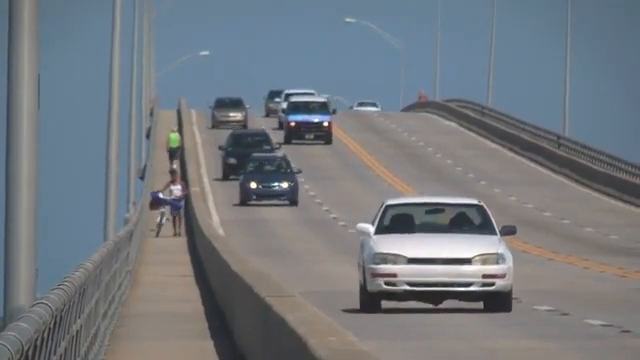
#> input picture frame 91 of Segmentations/Mean Shift segmentation/video.mp4, 640 x 360 px, given in place of highway.mp4, which was not available
$ python model.py
#> lines starting #> are read from the running program, lines starting #| are printed output that depends on the picture; after the words box and inside, x2 and y2 are one past the last pixel; in counts of white or black regions, pixels touching at a corner belong together; pictures that were not available may be replaced by others from this repository, and a replacement may not be noted
import cv2
import os


# ============================== Segment images using background subtraction ==============================

'''
Background subtraction is a method to separate foreground from background based on the change in pixel values.
MAth formula:
    I(x, y, t) = I(x, y, t) - I(x, y, t-1)
    where I(x, y, t) is the pixel value at location (x, y) and t is the current frame.
    t-1 is the previous frame.
'''

# Read video
cap = cv2.VideoCapture('./highway.mp4')

# read the first frame
_ , first_frame = cap.read()
#> first_frame is the input picture: shape (360, 640, 3); mean B, G, R 127.2, 121, 115.4

# Convert to grayscale
prev_gray = cv2.cvtColor(first_frame, cv2.COLOR_BGR2GRAY)
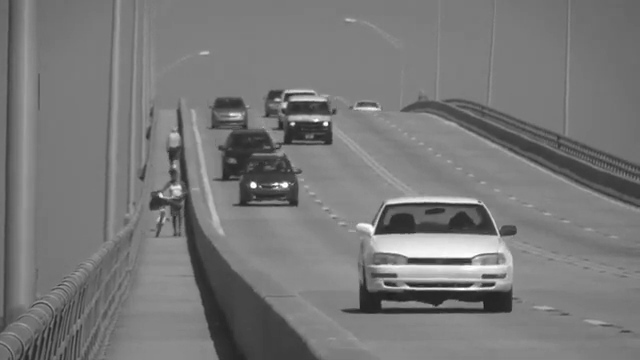
#> prev_gray: shape (360, 640); min 26, max 255, mean 120.1

# apply Gaussian blur to the image to remove noise and for better accuracy
prev_gray = cv2.GaussianBlur(prev_gray, (5, 5), 0) # (5, 5) is the kernel size and 0 is the standard deviation: is the measure of how spread out numbers are.


while True:
    # read the next frame
    ret , frame = cap.read() # ret is a boolean variable that returns true if the frame is available.
    if not ret:
        break

    # convert the frame to grayscale
    gray = cv2.cvtColor(frame, cv2.COLOR_BGR2GRAY)

    # apply Gaussian blur to the image to remove noise and for better accuracy
    gray = cv2.GaussianBlur(gray, (5, 5), 0)

    # calculate the difference between the current frame and the previous frame
    difference = cv2.absdiff(prev_gray, gray)
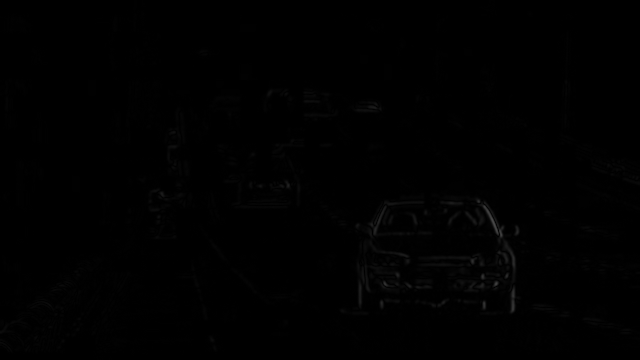
#> difference: shape (360, 640); min 0, max 73, mean 0.7

    # calculate the threshold
    _, difference = cv2.threshold(difference, 50 , 255, cv2.THRESH_BINARY)  # 25 is the threshold value, 255 is the max value, cv2.THRESH_BINARY is the threshold type, _ is the threshold value returned by the function
#> difference: shape (360, 640); 0.03% white in thin lines or dots, all inside (x1, y1, x2, y2) = (484, 206, 514, 307)

    # show the difference in the image
    cv2.imshow("First frame", first_frame)
    cv2.imshow("Frame", frame)
    cv2.imshow("difference", difference)

    key = cv2.waitKey(30) # wait for 30ms before moving to the next frame
#> (key Esc is pressed here)
    if key == 27: # press ESC to exit
        break

# release the video capture object
cap.release()
cv2.destroyAllWindows()

$ run again, starting later in the video
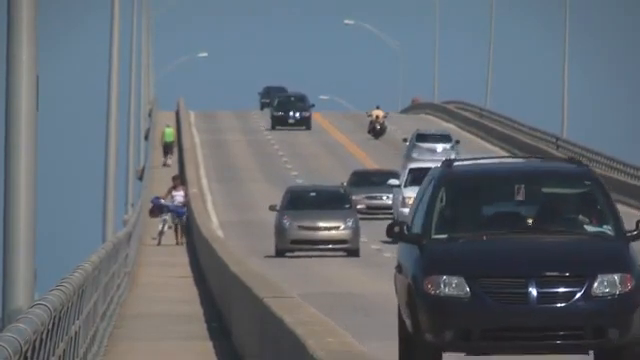
#> input picture frame 411 of Segmentations/Mean Shift segmentation/video.mp4, 640 x 360 px, given in place of highway.mp4, which was not available
#> first_frame is the input picture: shape (360, 640, 3); mean B, G, R 114.5, 106.4, 98.9
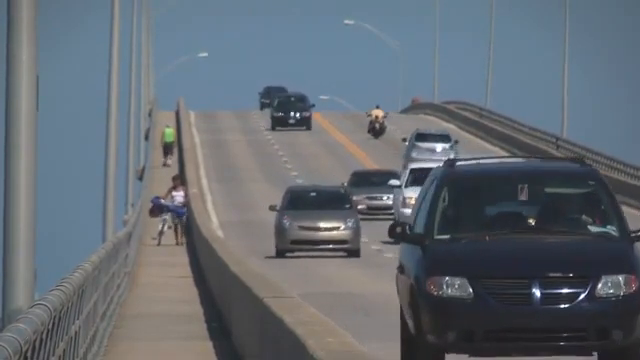
#> input picture frame 412 of Segmentations/Mean Shift segmentation/video.mp4, 640 x 360 px, given in place of highway.mp4, which was not available
#> frame is the input picture: shape (360, 640, 3); mean B, G, R 114.3, 106.3, 98.7
#> `_, difference = cv2.threshold(difference, 50 , 255, cv2.THRESH_BINARY)`:
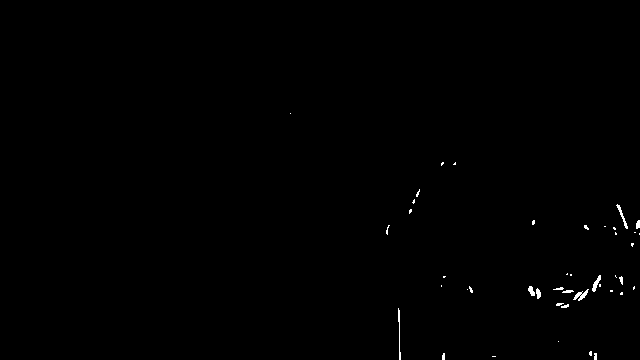
#> difference: shape (360, 640); 0.32% white in thin lines or dots, all inside (x1, y1, x2, y2) = (290, 113, 640, 360)
